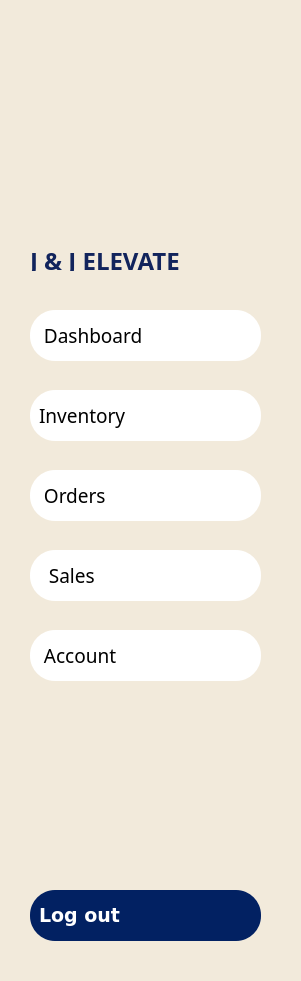
   <widget class="QFrame" name="LeftMenuBar">
    <property name="geometry">
     <rect>
      <x>-1</x>
      <y>-1</y>
      <width>301</width>
      <height>981</height>
     </rect>
    </property>
    <property name="font">
     <font>
      <pointsize>14</pointsize>
     </font>
    </property>
    <property name="styleSheet">
     <string notr="true">background-color: rgba(235, 224, 204, 0.47); /* #ebe0cc with 47% opacity */</string>
    </property>
    <property name="frameShape">
     <enum>QFrame::NoFrame</enum>
    </property>
    <property name="frameShadow">
     <enum>QFrame::Raised</enum>
    </property>
    <widget class="QLabel" name="JJelevate_text">
     <property name="geometry">
      <rect>
       <x>30</x>
       <y>250</y>
       <width>251</width>
       <height>21</height>
      </rect>
     </property>
     <property name="font">
      <font>
       <family>Montserrat ExtraBold</family>
       <pointsize>18</pointsize>
       <weight>75</weight>
       <bold>true</bold>
      </font>
     </property>
     <property name="styleSheet">
      <string notr="true">color: #12245c; 
background: transparent;
</string>
     </property>
     <property name="text">
      <string>J &amp; J ELEVATE</string>
     </property>
     <property name="scaledContents">
      <bool>true</bool>
     </property>
    </widget>
    <widget class="QLabel" name="Logo">
     <property name="geometry">
      <rect>
       <x>30</x>
       <y>50</y>
       <width>241</width>
       <height>171</height>
      </rect>
     </property>
     <property name="styleSheet">
      <string notr="true">background: transparent;</string>
     </property>
     <property name="text">
      <string/>
     </property>
     <property name="pixmap">
      <pixmap>:/JJimages/JJLOGO.png</pixmap>
     </property>
     <property name="scaledContents">
      <bool>true</bool>
     </property>
     <property name="alignment">
      <set>Qt::AlignCenter</set>
     </property>
    </widget>
    <widget class="QPushButton" name="pushButton_Dashboard">
     <property name="geometry">
      <rect>
       <x>30</x>
       <y>310</y>
       <width>231</width>
       <height>51</height>
      </rect>
     </property>
     <property name="font">
      <font>
       <family>Montserrat Medium</family>
       <pointsize>14</pointsize>
       <weight>50</weight>
       <italic>false</italic>
       <bold>false</bold>
      </font>
     </property>
     <property name="styleSheet">
      <string notr="true">QPushButton {
    background-color: white;
    color: black;
    border-radius: 25px;
    padding: 9px;
text-align: left;
}
QPushButton:hover {
    background-color:#c25b55;
color:black;
font-weight: 700;
}
QPushButton#activeButton {
    background-color:#c25b55;
color:black;
font-weight: 700;
}
</string>
     </property>
     <property name="text">
      <string> Dashboard   </string>
     </property>
     <property name="icon">
      <iconset>
       <normaloff>:/JJimages/dashboard_icon.svg</normaloff>:/JJimages/dashboard_icon.svg</iconset>
     </property>
     <property name="iconSize">
      <size>
       <width>50</width>
       <height>50</height>
      </size>
     </property>
    </widget>
    <widget class="QPushButton" name="pushButton_Inventory">
     <property name="geometry">
      <rect>
       <x>30</x>
       <y>390</y>
       <width>231</width>
       <height>51</height>
      </rect>
     </property>
     <property name="font">
      <font>
       <family>Montserrat Medium</family>
       <pointsize>14</pointsize>
      </font>
     </property>
     <property name="styleSheet">
      <string notr="true">QPushButton {
    background-color: white;
    color: black;
    border-radius: 25px;
    padding: 9px;
text-align: left;
}
QPushButton:hover {
    background-color:#c25b55;
color:black;
font-weight: 700;
}
QPushButton#activeButton {
    background-color:#c25b55;
color:black;
font-weight: 700;
}
</string>
     </property>
     <property name="text">
      <string>Inventory</string>
     </property>
     <property name="icon">
      <iconset>
       <normaloff>:/JJimages/inventory_icon.svg</normaloff>:/JJimages/inventory_icon.svg</iconset>
     </property>
     <property name="iconSize">
      <size>
       <width>60</width>
       <height>55</height>
      </size>
     </property>
    </widget>
    <widget class="QPushButton" name="pushButton_Orders">
     <property name="geometry">
      <rect>
       <x>30</x>
       <y>470</y>
       <width>231</width>
       <height>51</height>
      </rect>
     </property>
     <property name="font">
      <font>
       <family>Montserrat Medium</family>
       <pointsize>14</pointsize>
      </font>
     </property>
     <property name="styleSheet">
      <string notr="true">QPushButton {
    background-color: white;
    color: black;
    border-radius: 25px;
    padding: 9px;
text-align: left;
}
QPushButton:hover {
    background-color:#c25b55;
color:black;
font-weight: 700;
}
QPushButton#activeButton {
    background-color:#c25b55;
color:black;
font-weight: 700;
}
</string>
     </property>
     <property name="text">
      <string> Orders</string>
     </property>
     <property name="icon">
      <iconset>
       <normaloff>:/JJimages/orders_icon.svg</normaloff>:/JJimages/orders_icon.svg</iconset>
     </property>
     <property name="iconSize">
      <size>
       <width>56</width>
       <height>52</height>
      </size>
     </property>
    </widget>
    <widget class="QPushButton" name="pushButton_Sales">
     <property name="geometry">
      <rect>
       <x>30</x>
       <y>550</y>
       <width>231</width>
       <height>51</height>
      </rect>
     </property>
     <property name="font">
      <font>
       <family>Montserrat Medium</family>
       <pointsize>14</pointsize>
      </font>
     </property>
     <property name="styleSheet">
      <string notr="true">QPushButton {
    background-color: white;
    color: black;
    border-radius: 25px;
    padding: 9px;
text-align: left;
}
QPushButton:hover {
    background-color:#c25b55;
color:black;
font-weight: 700;
}
QPushButton#activeButton {
    background-color:#c25b55;
color:black;
font-weight: 700;
}
</string>
     </property>
     <property name="text">
      <string>  Sales</string>
     </property>
     <property name="icon">
      <iconset>
       <normaloff>:/JJimages/sales_icon.svg</normaloff>:/JJimages/sales_icon.svg</iconset>
     </property>
     <property name="iconSize">
      <size>
       <width>45</width>
       <height>45</height>
      </size>
     </property>
    </widget>
    <widget class="QPushButton" name="pushButton_Account">
     <property name="geometry">
      <rect>
       <x>30</x>
       <y>630</y>
       <width>231</width>
       <height>51</height>
      </rect>
     </property>
     <property name="font">
      <font>
       <family>Montserrat Medium</family>
       <pointsize>14</pointsize>
      </font>
     </property>
     <property name="styleSheet">
      <string notr="true">QPushButton {
    background-color: white;
    color: black;
    border-radius: 25px;
    padding: 9px;
text-align: left;
}
QPushButton:hover {
    background-color:#c25b55;
color:black;
font-weight: 700;
}
QPushButton#activeButton {
    background-color:#c25b55;
color:black;
font-weight: 700;
}
</string>
     </property>
     <property name="text">
      <string> Account     </string>
     </property>
     <property name="icon">
      <iconset>
       <normaloff>:/JJimages/account_icon.svg</normaloff>:/JJimages/account_icon.svg</iconset>
     </property>
     <property name="iconSize">
      <size>
       <width>58</width>
       <height>58</height>
      </size>
     </property>
    </widget>
    <widget class="QPushButton" name="pushButton_LogOut">
     <property name="geometry">
      <rect>
       <x>30</x>
       <y>890</y>
       <width>231</width>
       <height>51</height>
      </rect>
     </property>
     <property name="font">
      <font>
       <family>Verdana</family>
       <pointsize>14</pointsize>
       <weight>87</weight>
       <bold>true</bold>
      </font>
     </property>
     <property name="styleSheet">
      <string notr="true">QPushButton {
    background-color:#022162;
color:white;
font-weight: 700;
    border-radius: 25px;
    padding: 9px;
font-size: 14;
text-align: left;
}</string>
     </property>
     <property name="text">
      <string>Log out</string>
     </property>
     <property name="icon">
      <iconset>
       <normaloff>:/JJimages/WHITElogout_icon.svg</normaloff>:/JJimages/WHITElogout_icon.svg</iconset>
     </property>
     <property name="iconSize">
      <size>
       <width>48</width>
       <height>48</height>
      </size>
     </property>
    </widget>
   </widget>
